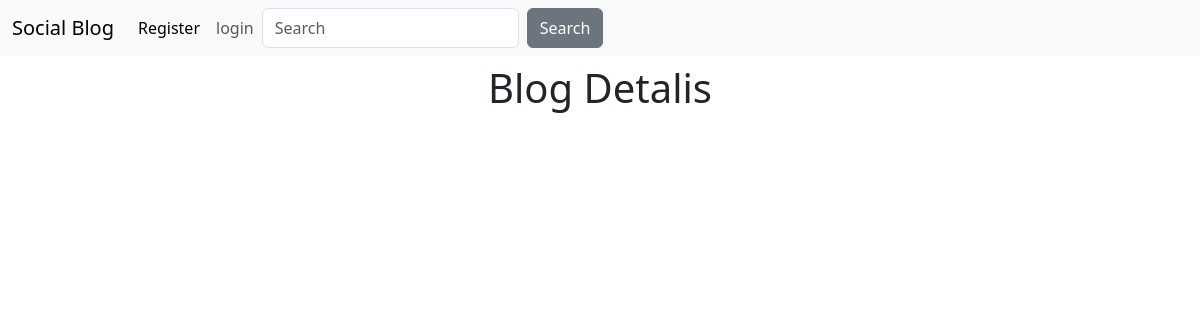
The app's page /know/4, older data.
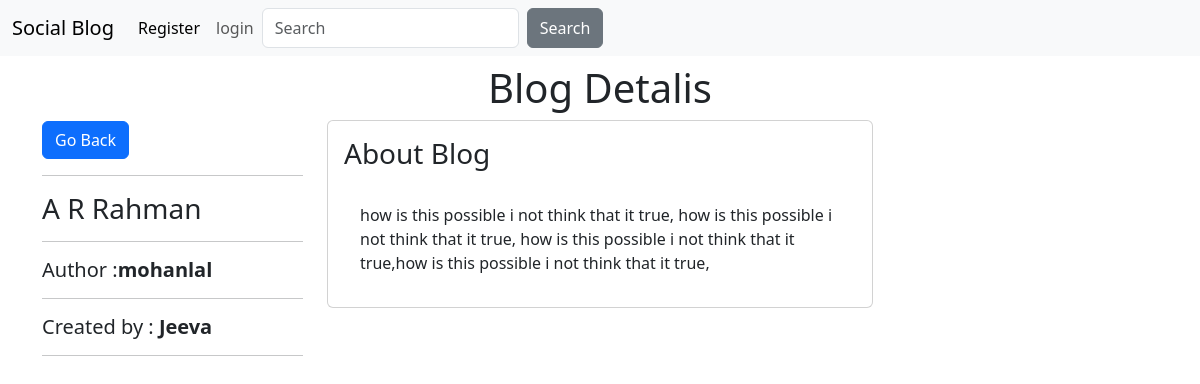
The same page, newer data.
### blogapp/models.py (models this page shows, shortened)
class blogconts(models.Model):
    Blog_Id=models.AutoField(primary_key=True)
    Blog_name=models.CharField(max_length=150)
    created_by=models.CharField(max_length=100)
    photo_image=models.ImageField(upload_to="images/",blank=True,null=True)
    Blog_post=models.ForeignKey(User,on_delete=models.SET_NULL,null=True)
    Author_name=models.CharField(max_length=50)
    Blog_content=RichTextField(default="about blog content")
    stars=models.IntegerField(default=3)

### blogapp/views.py (the view)
# urls.py: path('know/<id>',views.know,name="know"),
def know(request,id):
    blog = blogconts.objects.filter(Blog_Id=id)
    context={'blog': blog}
    return render(request,'know.html',context)

### templates/know.html (shortened to what this page needs)
{% extends "base.html" %}
{% block body %}
<div class="container mt-2">
<h1 class="text-center"> Blog Detalis</h1>
<div class="row">
    {% for c in blog %}
<div class="col-md-3">
    <h3><a href="/" class="btn btn-primary"> Go Back</a></h3>
    <hr>
    <h3>
    {{c.Blog_name}}
    </h3>
    <hr>
    <h5>Author :<span><b>{{c.Author_name}}</b></span></h5>
    <hr>
    <h5>Created by : <span><b>{{c.created_by}}</b></span></h5>
    <hr>
</div>
<div class="col-md-6">
<div class="card p-3">
    <div class="card-title">
        <h3>About Blog</h3>
    </div>
    <div class="card-body">
        {{c.Blog_content | safe}}
    </div>
</div>
</div>
    {% endfor %}
{% endblock body %}

Row changes from the older to the newer data that the page shows:
added blogconts: Blog_name "A R Rahman", Author_name "mohanlal", created_by "Jeeva", Blog_content "how is this possible i not think that it true, how is this possible i not think that it true, how is this possible i not think that it true,how is this possible i not think that it true,"
